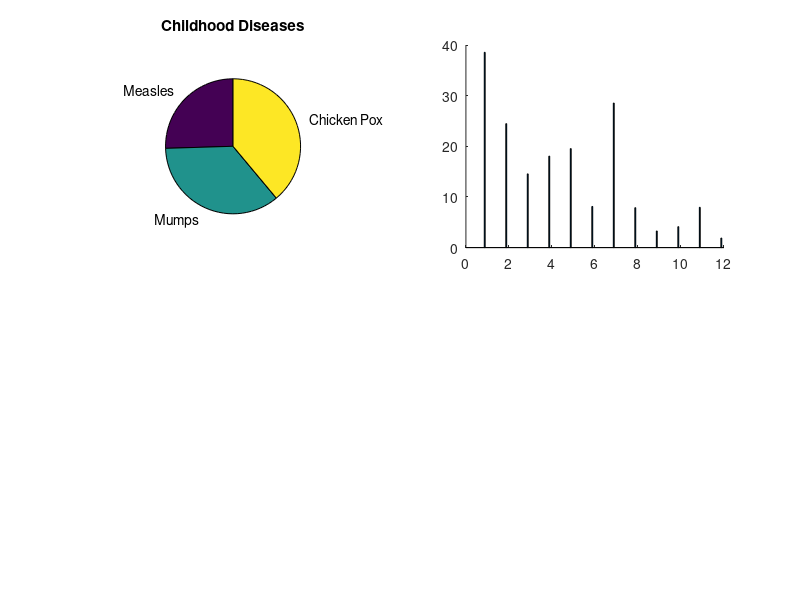

MATLAB code to generate this figure: (Note: this script raises an error after producing the figure.)
clear, clc, close all;

%%
% Reference: MathWorks Plot Gallery Team (2020). MATLAB Plot Gallery -
% Subplot (2)
% (https://www.mathworks.com/matlabcentral/fileexchange/35298-matlab-plot-gallery-subplot-2),
% MATLAB Central File Exchange. Retrieved May 14, 2020.

% Create the data to be plotted
TBdata = [1990 4889 16.4; 1991 5273 17.4; 1992 5382 17.4; 1993 5173 16.5;
          1994 4860 15.4; 1995 4675 14.7; 1996 4313 13.5; 1997 4059 12.5;
          1998 3855 11.7; 1999 3608 10.8; 2000 3297  9.7; 2001 3332  9.6;
          2002 3169  9.0; 2003 3227  9.0; 2004 2989  8.2; 2005 2903  7.9;
          2006 2779  7.4; 2007 2725  7.2];
      
measles = [38556 24472 14556 18060 19549 8122 28541 7880 3283 4135 7953 1884]';
mumps = [20178 23536 34561 37395 36072 32237 18597 9408 6005 6268 8963 13882]';
chickenPox = [37140 32169 37533 39103 33244 23269 16737 5411 3435 6052 12825 23332]';
years = TBdata(:, 1);
cases = TBdata(:, 2);
rate  = TBdata(:, 3);

% Create the pie chart in position 1 of a 2x2 grid
figure
subplot(2, 2, 1)
pie([sum(measles) sum(mumps) sum(chickenPox)], {'Measles', 'Mumps', 'Chicken Pox'})
title('Childhood Diseases')

% Create the bar chart in position 2 of a 2x2 grid
subplot(2, 2, 2)
bar(1:12, [measles/1000 mumps/1000 chickenPox/1000], 0.5, 'stack')
xlabel('Month')
ylabel('Cases (in thousands)')
title('Childhood Diseases')
axis([0 13 0 100])
set(gca, 'XTick', 1:12)

% Create the stem chart in position 3 of a 2x2 grid
subplot(2, 2, 3)
stem(years, cases)
xlabel('Years')
ylabel('Cases')
title('Tuberculosis Cases')
axis([1988 2009 0 6000])

% Create the line plot in position 4 of a 2x2 grid
subplot(2, 2, 4)
plot(years, rate)
xlabel('Years')
ylabel('Infection Rate')
title('Tuberculosis Cases')
axis([1988 2009 5 20])

%% SETFIGPAPER
setfigpaper('Width',[30,0.5],'Interpreter','Latex','FontSize',11,'linewidth',1)